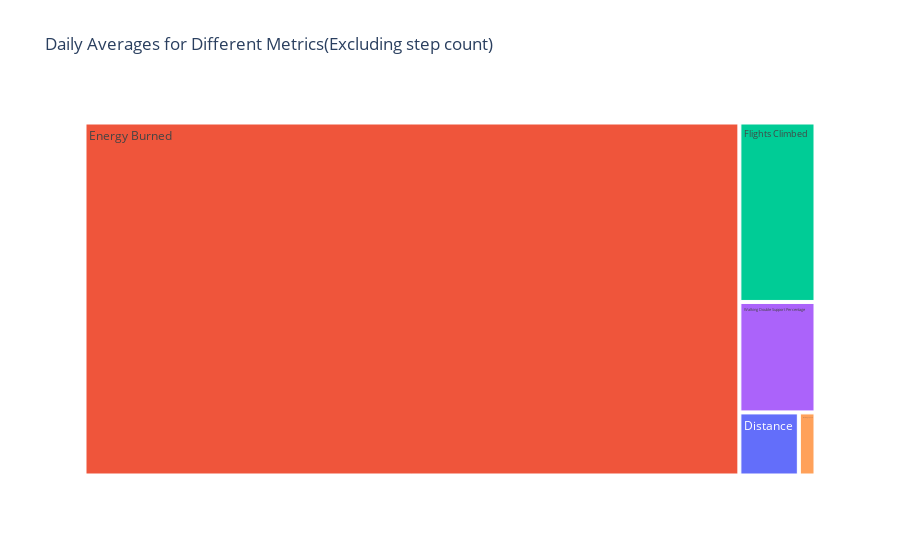

Here is the notebook cell this chart was saved with:
### Code cell
columns_to_convert = ["Distance", "Energy Burned", "Flights Climbed", "Walking Double Support Percentage", "Walking Speed"]
for column in columns_to_convert:
    df[column] = pd.to_numeric(df[column], errors='coerce')

# Group by Date and calculate mean
daily_avg_metrics = df.groupby("Date").mean().reset_index()

# Melt the DataFrame
daily_avg_metrics_melted = daily_avg_metrics.melt(
    id_vars=["Date"], 
    value_vars=columns_to_convert
)

# Treemap of Daily Averages for Different Metrics Over Several Weeks
fig = px.treemap(daily_avg_metrics_melted,
                 path=["variable"],
                 values="value",
                 color="variable",
                 hover_data={"value": True},
                 title="Daily Averages for Different Metrics(Excluding step count)")
fig.show()

### Figure 1 — Plotly figure (JSON) as saved in the notebook; plotly's stock layout.template omitted (floating-point values rounded to 4 significant figures)
{"data": [{"branchvalues": "total", "customdata": [[17.85, "Distance"], [1100, "Energy Burned"], [65, "Flights Climbed"], [40, "Walking Double Support Percentage"], [5, "Walking Speed"]], "domain": {"x": [0, 1], "y": [0, 1]}, "hovertemplate": "labels=%{label}<br>value=%{customdata[0]}<br>parent=%{parent}<br>id=%{id}<br>variable=%{customdata[1]}<extra></extra>", "ids": ["Distance", "Energy Burned", "Flights Climbed", "Walking Double Support Percentage", "Walking Speed"], "labels": ["Distance", "Energy Burned", "Flights Climbed", "Walking Double Support Percentage", "Walking Speed"], "marker": {"colors": ["#636efa", "#EF553B", "#00cc96", "#ab63fa", "#FFA15A"]}, "name": "", "parents": ["", "", "", "", ""], "type": "treemap", "values": [17.85, 1100, 65, 40, 5]}], "layout": {"legend": {"tracegroupgap": 0}, "title": {"text": "Daily Averages for Different Metrics(Excluding step count)"}}}
